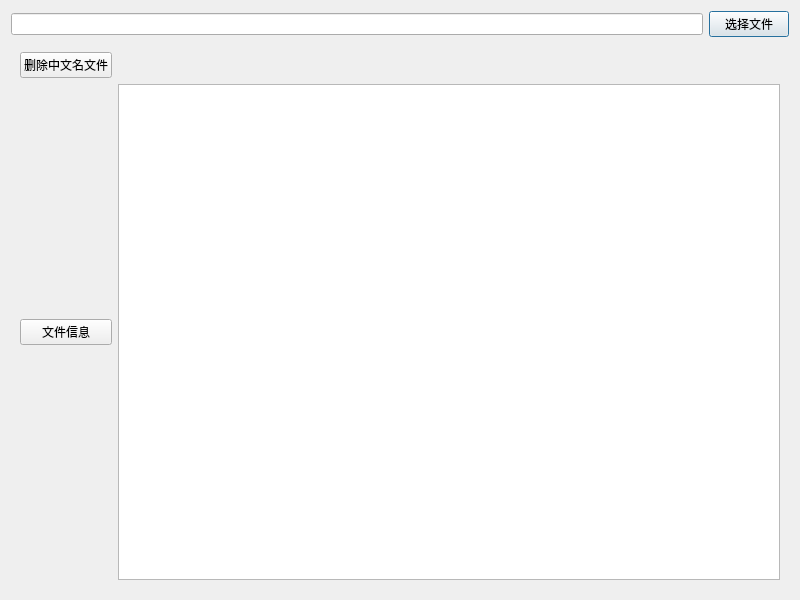
<?xml version="1.0" encoding="UTF-8"?>
<ui version="4.0">
 <class>Dialog</class>
 <widget class="QDialog" name="Dialog">
  <property name="geometry">
   <rect>
    <x>0</x>
    <y>0</y>
    <width>800</width>
    <height>600</height>
   </rect>
  </property>
  <property name="windowTitle">
   <string>Dialog</string>
  </property>
  <layout class="QVBoxLayout" name="verticalLayout">
   <item>
    <layout class="QHBoxLayout" name="horizontalLayout">
     <item>
      <widget class="QLineEdit" name="lineEdit_filePath"/>
     </item>
     <item>
      <widget class="QPushButton" name="pushButton_selectFile">
       <property name="text">
        <string>选择文件</string>
       </property>
      </widget>
     </item>
    </layout>
   </item>
   <item>
    <widget class="QWidget" name="widget" native="true">
     <layout class="QGridLayout" name="gridLayout">
      <item row="0" column="0">
       <widget class="QPushButton" name="pushButton_deleteFile">
        <property name="text">
         <string>删除中文名文件</string>
        </property>
       </widget>
      </item>
      <item row="1" column="0">
       <widget class="QPushButton" name="pushButton_fileInfo">
        <property name="text">
         <string>文件信息</string>
        </property>
       </widget>
      </item>
      <item row="1" column="1">
       <widget class="QTextBrowser" name="textBrowser_fileInfo"/>
      </item>
     </layout>
    </widget>
   </item>
  </layout>
 </widget>
 <resources/>
 <connections/>
</ui>
